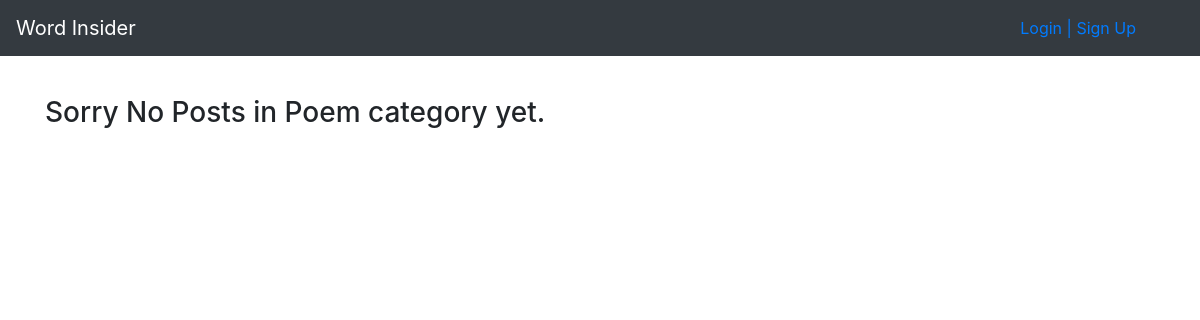
The app's page /category/poem/, older data.
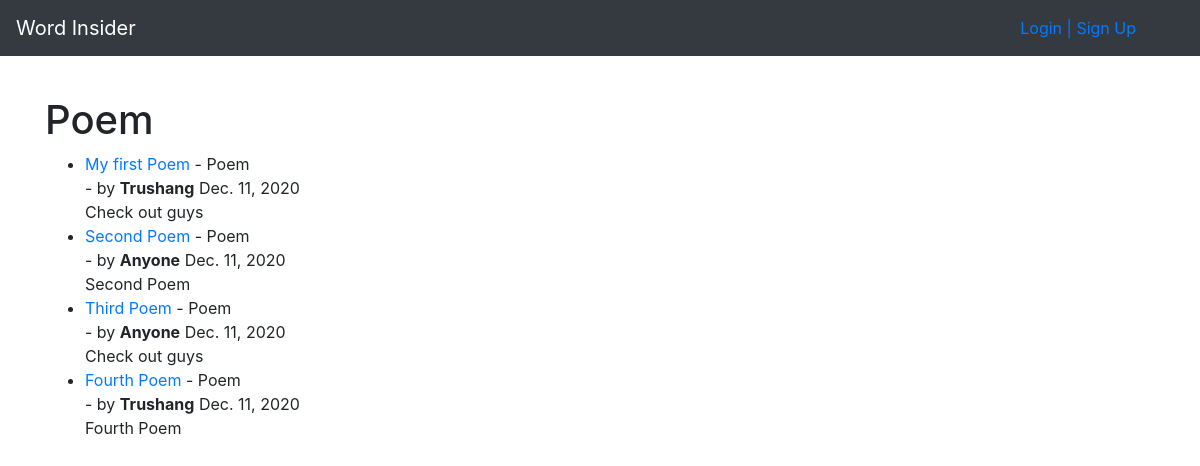
The same page, newer data.
### blog/models.py (models this page shows, shortened)
class Post(models.Model):
    title = models.CharField(max_length=255)
    header_image = models.ImageField(null=True,blank=True,upload_to="images/")
    title_tag = models.CharField(max_length=255)
    author = models.ForeignKey(User,on_delete=models.CASCADE)
    body = RichTextField(blank=True,null=True)
    pub_Date = models.DateField(auto_now_add=True)
    category = models.CharField(max_length=25,default='coding')
    likes = models.ManyToManyField(User,related_name='blog_posts')
    snippet = models.CharField(max_length=100)

### blog/views.py (the view)
# urls.py: path('category/<str:cats>/',CategoryView,name='category'),
def CategoryView(requests,cats):
    category_post = Post.objects.filter(category=cats.title().replace('-',' ')).order_by('-pub_Date')
    return render(requests,'categories.html',{'cats':cats.title().replace('-',' '),'category_post':category_post})

### blog/templates/categories.html (shortened to what this page needs)
{% extends 'base.html' %}
{% block content %}
    {% if category_post %}
<h1>{{ cats }}</h1>
    <ul>
    {% for post in category_post %}
        <li><a href="{%url 'article-detail' post.pk %}">{{ post.title }} </a> - {{ post.category }}<br> - by <strong>{{ post.author }}</strong> {{ post.pub_Date }}
        <br>
        {{ post.snippet | safe }}
        </li>
    {% endfor %}
    </ul>
    {% else %}
        <h3>Sorry No Posts in {{ cats }} category yet.</h3>
    {% endif %}
{% endblock %}

Row changes from the older to the newer data that the page shows:
added Post: title "My first Poem", category "Poem", author "Trushang", pub_Date "Dec. 11, 2020", snippet "Check out guys"
added Post: title "Second Poem", category "Poem", author "Anyone", pub_Date "Dec. 11, 2020", snippet "Second Poem"
added Post: title "Third Poem", category "Poem", author "Anyone", pub_Date "Dec. 11, 2020", snippet "Check out guys"
added Post: title "Fourth Poem", category "Poem", author "Trushang", pub_Date "Dec. 11, 2020", snippet "Fourth Poem"
Text that changed along with them:
{{ cats }}: (not shown) → "Poem"
{{ cats }}: "Poem" → (not shown)
text no longer shown: "Sorry No Posts in category yet."
